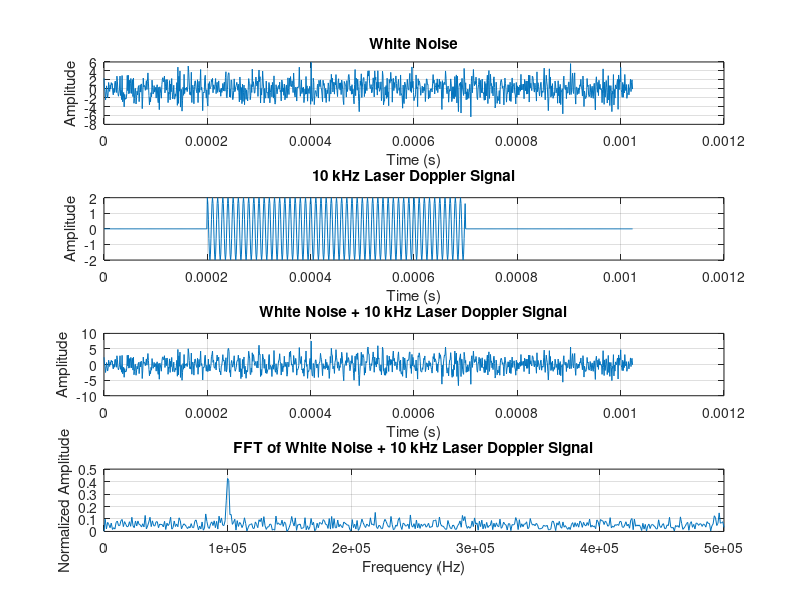

The MATLAB source for this figure:


% Örnekleme frekansı ve zaman vektörü
Fs = 1000000;  % Örnekleme frekansı (örneğin 100 kHz)
t = (0:1023) / Fs;  % Zaman vektörü (1024 nokta)

% Beyaz gürültü oluşturma
amplitude_w =2; %sinyal amplitude artırmak veya azaltmak için kullanılır
white_noise = amplitude_w*randn(size(t));

% Laser Doppler sinyali oluşturma
f_carrier = 100000;  % Taşıyıcı frekans (örneğin 10 kHz)
modulation_index = 0.5;  % Modülasyon indeksi
%laser_doppler = cos(2 * pi * f_carrier * t + modulation_index * sin(2 * pi * 100 * t));
%t1_start =0.0005;
%num_cycles = 1;
%laser_doppler = 3*cos(2 * pi * f_carrier * (t - t1_start) * num_cycles) .* (t >= t1_start & t < (t1_start + 1/f_carrier));
Ta = 0.0002;  % Sinyalin başlama zamanı (örneğin 0.002 saniye)
Tb = Ta + (1/f_carrier)*50;  % Sinyalin durma zamanı buradaki 5(cycle) sinyal uzunluğunu ayarlamak için değiştirlebilir
amplitude_l =2; %sinyal amplitude artırmak veya azaltmak için kullanılır
laser_doppler = amplitude_l * cos(2 * pi * f_carrier * (t - Ta) ) .* (t >= Ta & t < Tb);

% Toplam sinyal (beyaz gürültü + laser doppler)
signal = white_noise + laser_doppler;

% FFT hesaplama
N = 1024;  % FFT uzunluğu (1024 nokta)
Y = fft(signal(1:N));  % Verinin ilk N örneğini alarak FFT hesapla

% Frekans eksenini oluşturma
f = (0:N-1) * Fs / N;  % Frekans eksenini Hertz cinsinden hesapla

% FFT sonucunu amplitüd ile normalize etme
Y_normalized = abs(Y) / N;  % Amplitüd normalizasyonu

% FFT sonucunu tek taraflı spektrum olarak düzenleme
Y_single_side = Y_normalized(1:N/2 + 1);  % Tek taraflı spektrum için gerekli bölüm
f_single_side = f(1:N/2 + 1);  % Tek taraflı frekans eksenini oluştur

% FFT sonucunu ve sinyali plot etme
figure;


% white Noise Sinyali zaman domaininde plot et
subplot(4, 1, 1);
plot(t, white_noise);
title('White Noise');
xlabel('Time (s)');
ylabel('Amplitude');
grid on;

% doppler Sinyali zaman domaininde plot et
subplot(4, 1, 2);
plot(t, laser_doppler);
title('10 kHz Laser Doppler Signal');
xlabel('Time (s)');
ylabel('Amplitude');
grid on;

% Doppler+ white Noise Sinyali zaman domaininde plot et
subplot(4, 1, 3);
plot(t, signal);
title('White Noise + 10 kHz Laser Doppler Signal');
xlabel('Time (s)');
ylabel('Amplitude');
grid on;

% FFT sonucunu frekans domaininde plot et
subplot(4, 1, 4);
plot(f_single_side, Y_single_side);
title('FFT of White Noise + 10 kHz Laser Doppler Signal');
xlabel('Frequency (Hz)');
ylabel('Normalized Amplitude');
grid on;
